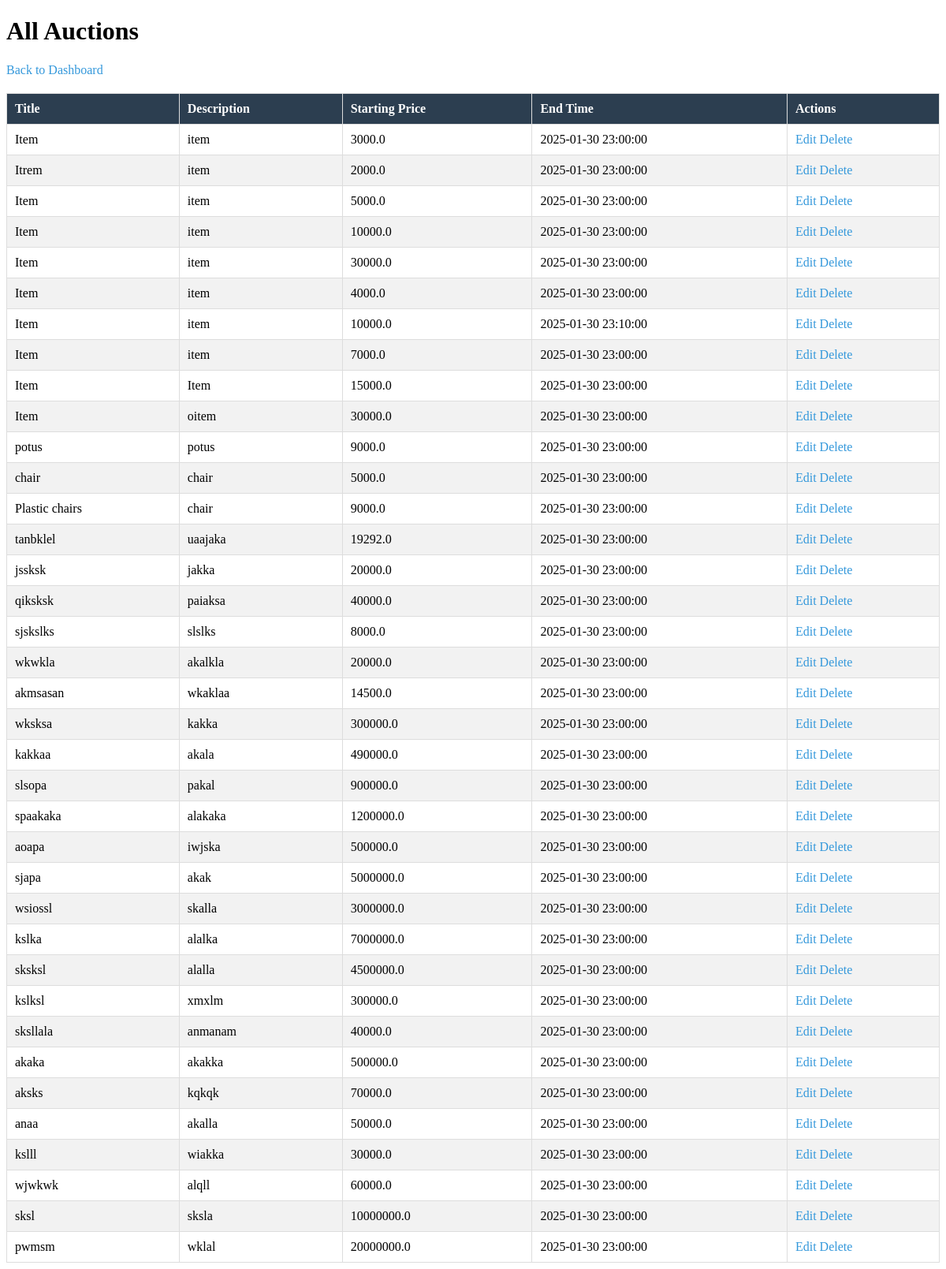
/admin/view-auctions (signed in), run on the app's committed database.
### models.py (models this page shows)
class AuctionItem(db.Model):
    id = db.Column(db.Integer, primary_key=True)
    title = db.Column(db.String(100), nullable=False)
    description = db.Column(db.Text, nullable=False)
    starting_price = db.Column(db.Float, nullable=False)
    image = db.Column(db.String(100), nullable=True)
    end_time = db.Column(db.DateTime, nullable=False)
    bids = db.relationship('Bid', backref='auction_item', lazy=True)
    category = db.Column(db.String(50), nullable=False)  # New field for category

### app.py (the view)
@app.route('/admin/view-auctions', methods=['GET'])
@login_required
def view_auctions():
    if not current_user.is_admin:
        flash('Unauthorized access!')
        return redirect(url_for('home'))
    auctions = AuctionItem.query.all()
    return render_template('view_auctions.html', auctions=auctions)

### app.py (called while the page is built)
@app.context_processor
def inject_user_model():
    from models import User  # Import your User model here
    return dict(User=User)

@login_manager.user_loader
def load_user(user_id):
    return User.query.get(int(user_id))

### templates/view_auctions.html (shortened to what this page needs)
<!DOCTYPE html>
<html>
<head>
</head>
<body>
    <h1>All Auctions</h1>
    <a href="{{ url_for('admin_dashboard') }}">Back to Dashboard</a>
    <table>
        <thead>
            <tr>
                <th>Title</th>
                <th>Description</th>
                <th>Starting Price</th>
                <th>End Time</th>
                <th>Actions</th>
            </tr>
        </thead>
        <tbody>
            {% for auction in auctions %}
            <tr>
                <td>{{ auction.title }}</td>
                <td>{{ auction.description }}</td>
                <td>{{ auction.starting_price }}</td>
                <td>{{ auction.end_time }}</td>
                <td>
                    <a href="{{ url_for('edit_auction', auction_id=auction.id) }}">Edit</a>
                    <a href="{{ url_for('delete_auction', auction_id=auction.id) }}">Delete</a>
                </td>
            </tr>
            {% endfor %}
        </tbody>
    </table>
</body>
</html>

### templates/view_auctions.html (style rules this page uses)
table { width: 100%; border-collapse: collapse; margin-top: 20px; }
table, th, td { border: 1px solid #ddd; }
th, td { padding: 10px; text-align: left; }
th { background-color: #2c3e50; color: white; }
tr:nth-child(even) { background-color: #f2f2f2; }
a { color: #3498db; text-decoration: none; }

### data on the page
AuctionItem: title "Item", description "item", starting_price "3000.0", end_time "2025-01-30 23:00:00"
AuctionItem: title "Itrem", description "item", starting_price "2000.0", end_time "2025-01-30 23:00:00"
AuctionItem: title "Item", description "item", starting_price "5000.0", end_time "2025-01-30 23:00:00"
AuctionItem: title "Item", description "item", starting_price "10000.0", end_time "2025-01-30 23:00:00"
AuctionItem: title "Item", description "item", starting_price "30000.0", end_time "2025-01-30 23:00:00"
AuctionItem: title "Item", description "item", starting_price "4000.0", end_time "2025-01-30 23:00:00"
AuctionItem: title "Item", description "item", starting_price "10000.0", end_time "2025-01-30 23:10:00"
AuctionItem: title "Item", description "item", starting_price "7000.0", end_time "2025-01-30 23:00:00"
AuctionItem: title "Item", description "Item", starting_price "15000.0", end_time "2025-01-30 23:00:00"
AuctionItem: title "Item", description "oitem", starting_price "30000.0", end_time "2025-01-30 23:00:00"
AuctionItem: title "potus", description "potus", starting_price "9000.0", end_time "2025-01-30 23:00:00"
AuctionItem: title "chair", description "chair", starting_price "5000.0", end_time "2025-01-30 23:00:00"
AuctionItem: title "Plastic chairs", description "chair", starting_price "9000.0", end_time "2025-01-30 23:00:00"
AuctionItem: title "tanbklel", description "uaajaka", starting_price "19292.0", end_time "2025-01-30 23:00:00"
AuctionItem: title "jssksk", description "jakka", starting_price "20000.0", end_time "2025-01-30 23:00:00"
AuctionItem: title "qiksksk", description "paiaksa", starting_price "40000.0", end_time "2025-01-30 23:00:00"
AuctionItem: title "sjskslks", description "slslks", starting_price "8000.0", end_time "2025-01-30 23:00:00"
AuctionItem: title "wkwkla", description "akalkla", starting_price "20000.0", end_time "2025-01-30 23:00:00"
AuctionItem: title "akmsasan", description "wkaklaa", starting_price "14500.0", end_time "2025-01-30 23:00:00"
AuctionItem: title "wksksa", description "kakka", starting_price "300000.0", end_time "2025-01-30 23:00:00"
AuctionItem: title "kakkaa", description "akala", starting_price "490000.0", end_time "2025-01-30 23:00:00"
AuctionItem: title "slsopa", description "pakal", starting_price "900000.0", end_time "2025-01-30 23:00:00"
AuctionItem: title "spaakaka", description "alakaka", starting_price "1200000.0", end_time "2025-01-30 23:00:00"
AuctionItem: title "aoapa", description "iwjska", starting_price "500000.0", end_time "2025-01-30 23:00:00"
AuctionItem: title "sjapa", description "akak", starting_price "5000000.0", end_time "2025-01-30 23:00:00"
AuctionItem: title "wsiossl", description "skalla", starting_price "3000000.0", end_time "2025-01-30 23:00:00"
AuctionItem: title "kslka", description "alalka", starting_price "7000000.0", end_time "2025-01-30 23:00:00"
AuctionItem: title "sksksl", description "alalla", starting_price "4500000.0", end_time "2025-01-30 23:00:00"
AuctionItem: title "kslksl", description "xmxlm", starting_price "300000.0", end_time "2025-01-30 23:00:00"
AuctionItem: title "sksllala", description "anmanam", starting_price "40000.0", end_time "2025-01-30 23:00:00"
AuctionItem: title "akaka", description "akakka", starting_price "500000.0", end_time "2025-01-30 23:00:00"
AuctionItem: title "aksks", description "kqkqk", starting_price "70000.0", end_time "2025-01-30 23:00:00"
AuctionItem: title "anaa", description "akalla", starting_price "50000.0", end_time "2025-01-30 23:00:00"
AuctionItem: title "kslll", description "wiakka", starting_price "30000.0", end_time "2025-01-30 23:00:00"
AuctionItem: title "wjwkwk", description "alqll", starting_price "60000.0", end_time "2025-01-30 23:00:00"
AuctionItem: title "sksl", description "sksla", starting_price "10000000.0", end_time "2025-01-30 23:00:00"
AuctionItem: title "pwmsm", description "wklal", starting_price "20000000.0", end_time "2025-01-30 23:00:00"
